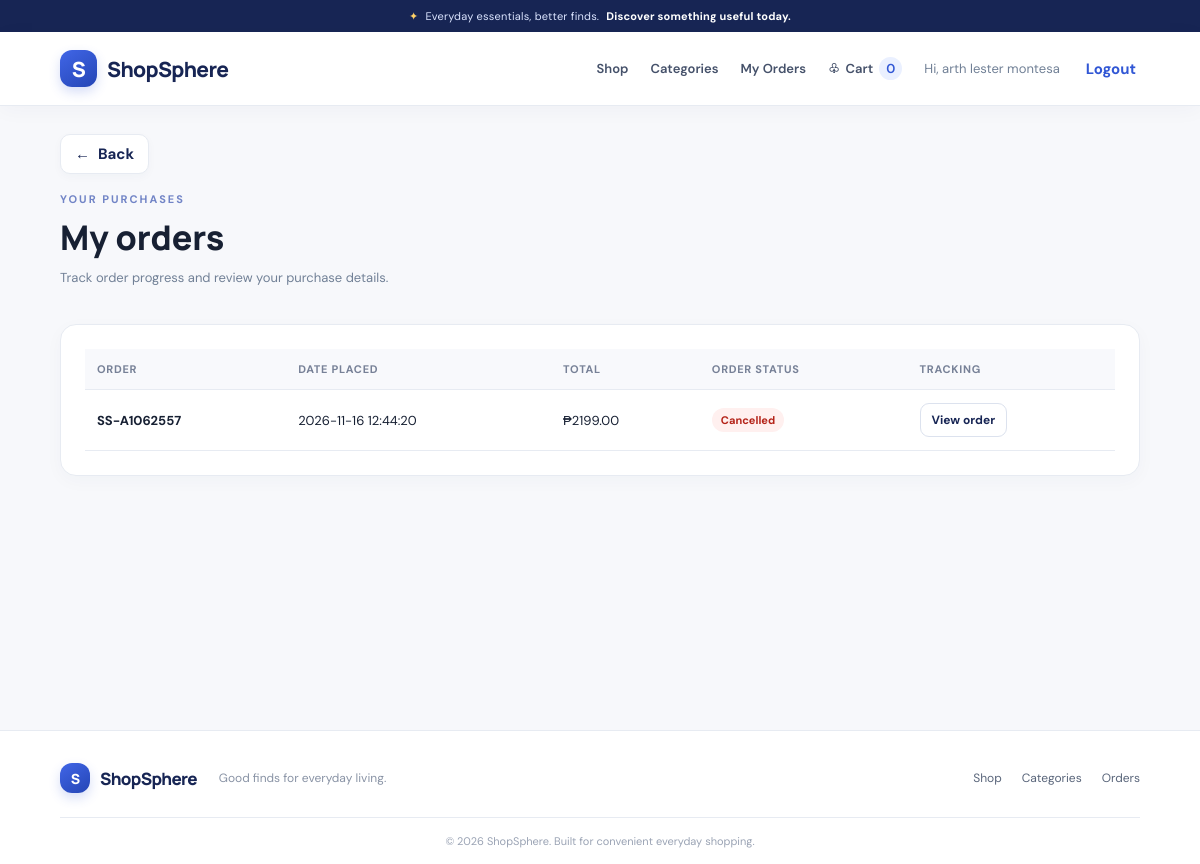
Page /orders (signed in) on the committed database.
### tables this page shows
CREATE TABLE orders (
            id INTEGER PRIMARY KEY AUTOINCREMENT,
            order_number TEXT NOT NULL UNIQUE,
            user_id INTEGER NOT NULL,
            total REAL NOT NULL CHECK(total >= 0),
            status TEXT NOT NULL DEFAULT 'Pending'
                CHECK(status IN ('Pending', 'Processing', 'Shipped', 'Delivered', 'Cancelled')),
            shipping_address TEXT NOT NULL,
            contact_number TEXT NOT NULL DEFAULT '',
            payment_method TEXT NOT NULL DEFAULT 'Cash on Delivery',
            created_at TEXT NOT NULL DEFAULT CURRENT_TIMESTAMP,
            FOREIGN KEY(user_id) REFERENCES users(id)
        );

### app.py (the view)
@app.route("/orders")
@login_required
def orders():
    rows = get_db().execute(
        "SELECT * FROM orders WHERE user_id = ? ORDER BY id DESC",
        (session["user_id"],)
    ).fetchall()
    return render_template("orders.html", orders=rows)

### app.py (called while the page is built)
def get_db():
    if "db" not in g:
        g.db = sqlite3.connect(DATABASE, timeout=15)
        g.db.row_factory = sqlite3.Row
        g.db.execute("PRAGMA foreign_keys = ON")
        g.db.execute("PRAGMA busy_timeout = 15000")
    return g.db

def csrf_token():
    if "_csrf_token" not in session:
        session["_csrf_token"] = secrets.token_hex(24)
    return session["_csrf_token"]

@app.before_request
def protect_post_requests():
    if request.method == "POST":
        sent = request.form.get("_csrf_token", "")
        expected = session.get("_csrf_token", "")
        if not sent or not expected or not secrets.compare_digest(sent, expected):
            abort(400, description="Your form session expired. Please go back, refresh, and try again.")

def login_required(view):
    @wraps(view)
    def wrapped(*args, **kwargs):
        if "user_id" not in session:
            flash("Please log in first.", "warning")
            return redirect(url_for("login"))
        return view(*args, **kwargs)
    return wrapped

@app.context_processor
def inject_globals():
    count = 0
    if session.get("user_id"):
        row = get_db().execute(
            "SELECT COALESCE(SUM(quantity), 0) FROM cart_items WHERE user_id = ?",
            (session["user_id"],)
        ).fetchone()
        count = row[0] if row else 0
    return {"cart_count": count, "current_year": datetime.now().year}

### templates/orders.html (shortened to what this page needs)
{% extends "base.html" %}
{% block content %}
<div class="page-heading"><div><p class="eyebrow">YOUR PURCHASES</p><h1>My orders</h1><p class="muted">Track order progress and review your purchase details.</p></div></div>
{% if orders %}<div class="panel table-wrap"><table><thead><tr><th>Order</th><th>Date placed</th><th>Total</th><th>Order status</th><th>Tracking</th></tr></thead><tbody>
{% for o in orders %}<tr><td><strong>{{ o.order_number }}</strong></td><td>{{ o.created_at }}</td><td>₱{{ '%.2f'|format(o.total) }}</td><td><span class="status status-{{ o.status|lower }}">{{ o.status }}</span></td><td><a class="btn btn-small btn-outline" href="{{ url_for('order_detail', order_id=o.id) }}">View order</a></td></tr>{% endfor %}
</tbody></table></div>{% else %}<div class="empty-state"><h2>No orders yet</h2><p>Your placed orders will appear here with their current status.</p><a href="{{ url_for('home') }}" class="btn btn-primary">Shop now</a></div>{% endif %}
{% endblock %}

### static/css/style.css (style rules this page uses)
:root { --navy:#172554;--blue:#3157d5;--blue2:#2445b5;--ink:#172033;--muted:#718096;--line:#e7ebf2;--bg:#f6f8fc;--yellow:#ffd166;--green:#16845b }
* { box-sizing:border-box }
body { margin:0;background:var(--bg);color:var(--ink);font-family:'DM Sans',sans-serif;font-size:15px }
a { color:var(--blue);text-decoration:none }
.eyebrow { font-size:11px;letter-spacing:2px;font-weight:700;color:#7184c6;margin:0 0 12px }
.hero h1,.page-heading h1,.auth-card h1 { font:800 clamp(30px,4vw,48px)/1.12 Manrope;margin:0 }
.btn { display:inline-flex;align-items:center;justify-content:center;border:0;border-radius:9px;padding:11px 17px;font-weight:700;cursor:pointer;transition:.18s;text-decoration:none }
.btn-outline { background:#fff;border:1px solid #dce2ee;color:var(--navy) }
.btn-small { padding:8px 11px;font-size:12px }
.section-head,.page-heading { display:flex;justify-content:space-between;align-items:end;gap:20px;margin:38px 0 20px }
.section-head h2,.page-heading h1 { font-family:Manrope;margin:0 }
.page-heading { margin:12px 0 25px;align-items:center }
.page-heading h1 { font-size:34px }
.panel,.summary-card,.auth-card { background:#fff;border:1px solid var(--line);border-radius:16px;padding:24px;box-shadow:0 5px 18px #24345a08 }
.cart-description span,.muted { color:var(--muted);font-size:13px }
.status { display:inline-block;padding:5px 9px;border-radius:20px;background:#edf1f8;color:#526078;font-size:11px;font-weight:700 }
.status-cancelled { background:#fff0ef;color:#b42318 }
.table-wrap { overflow-x:auto }
.table-wrap table { width:100%;border-collapse:collapse;min-width:650px }
.table-wrap th,.table-wrap td { text-align:left;padding:13px 12px;border-bottom:1px solid var(--line);font-size:13px }
.table-wrap th { color:#778197;background:#f8f9fc;font-size:11px;text-transform:uppercase;letter-spacing:.7px }
:root { --navy:#172554;--blue:#3157d5;--blue2:#2445b5;--ink:#172033;--muted:#718096;--line:#e7ebf2;--bg:#f7f8fb;--yellow:#ffd166;--green:#16845b;--ease:cubic-bezier(.22,.8,.25,1) }
html { scroll-behavior:smooth;scroll-padding-top:105px }
body { background:#f7f8fb }
.table-wrap td .btn { white-space:nowrap }

### rows in the picture
orders: order_number "SS-A1062557", created_at "2026-11-16 12:44:20", total "2199.00", status "Cancelled"

### other values in the picture
{{ cart_count }} "0"
{{ session.get('full_name', 'User') }} "arth lester montesa"
